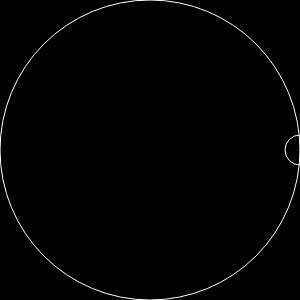
Frame 1 (no input)
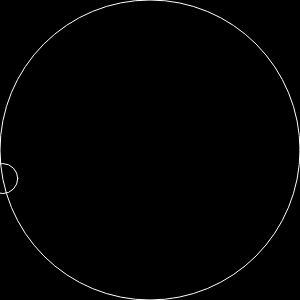
Frame 60 (no input)
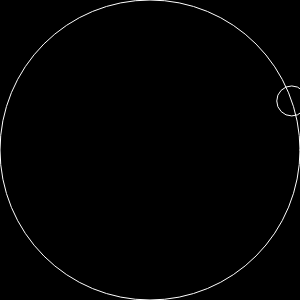
Frame 120 (the mouse pressed at the canvas centre since frame 60)

The p5.js sketch that drew these frames (run headless with seeded random() and noise() and a simulated clock; from frame 60 on, the mouse is pressed at the canvas centre):

// p5.js sketch
// ── sketch.js
let theta = 0.0, r = 150;
function setup() {
  createCanvas(300, 300);
}
function draw() {
  background(0);
  let x = width/2 + r * cos(theta);
  let y = height/2 + r * sin(theta);
  noFill();
  stroke(255);
  ellipse(150,150, 300,300);
  ellipse(x, y, 30, 30);
  theta += 0.05;
}
